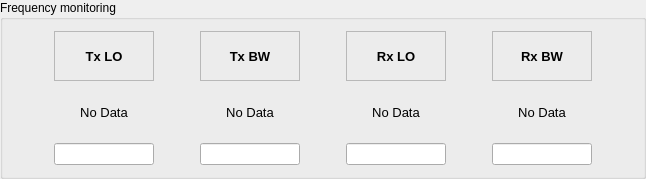
              <widget class="QGroupBox" name="groupBox_4">
               <property name="title">
                <string>Frequency monitoring</string>
               </property>
               <layout class="QGridLayout" name="gridLayout_21">
                <item row="0" column="0">
                 <layout class="QVBoxLayout" name="verticalLayout_5">
                  <item>
                   <layout class="QGridLayout" name="gridLayout_22">
                    <item row="0" column="0">
                     <widget class="QLabel" name="label_22">
                      <property name="minimumSize">
                       <size>
                        <width>100</width>
                        <height>50</height>
                       </size>
                      </property>
                      <property name="maximumSize">
                       <size>
                        <width>100</width>
                        <height>50</height>
                       </size>
                      </property>
                      <property name="font">
                       <font>
                        <family>MS Shell Dlg 2</family>
                        <pointsize>10</pointsize>
                        <weight>75</weight>
                        <bold>true</bold>
                       </font>
                      </property>
                      <property name="frameShape">
                       <enum>QFrame::StyledPanel</enum>
                      </property>
                      <property name="frameShadow">
                       <enum>QFrame::Sunken</enum>
                      </property>
                      <property name="text">
                       <string>Tx LO</string>
                      </property>
                      <property name="alignment">
                       <set>Qt::AlignCenter</set>
                      </property>
                     </widget>
                    </item>
                    <item row="0" column="1">
                     <widget class="QLabel" name="label_10">
                      <property name="minimumSize">
                       <size>
                        <width>100</width>
                        <height>50</height>
                       </size>
                      </property>
                      <property name="maximumSize">
                       <size>
                        <width>100</width>
                        <height>50</height>
                       </size>
                      </property>
                      <property name="font">
                       <font>
                        <family>MS Shell Dlg 2</family>
                        <pointsize>10</pointsize>
                        <weight>75</weight>
                        <bold>true</bold>
                       </font>
                      </property>
                      <property name="frameShape">
                       <enum>QFrame::StyledPanel</enum>
                      </property>
                      <property name="frameShadow">
                       <enum>QFrame::Sunken</enum>
                      </property>
                      <property name="text">
                       <string>Tx BW</string>
                      </property>
                      <property name="alignment">
                       <set>Qt::AlignCenter</set>
                      </property>
                     </widget>
                    </item>
                    <item row="0" column="3">
                     <widget class="QLabel" name="label_20">
                      <property name="minimumSize">
                       <size>
                        <width>100</width>
                        <height>50</height>
                       </size>
                      </property>
                      <property name="maximumSize">
                       <size>
                        <width>100</width>
                        <height>50</height>
                       </size>
                      </property>
                      <property name="font">
                       <font>
                        <family>MS Shell Dlg 2</family>
                        <pointsize>10</pointsize>
                        <weight>75</weight>
                        <bold>true</bold>
                       </font>
                      </property>
                      <property name="frameShape">
                       <enum>QFrame::StyledPanel</enum>
                      </property>
                      <property name="frameShadow">
                       <enum>QFrame::Sunken</enum>
                      </property>
                      <property name="text">
                       <string>Rx BW</string>
                      </property>
                      <property name="alignment">
                       <set>Qt::AlignCenter</set>
                      </property>
                     </widget>
                    </item>
                    <item row="0" column="2">
                     <widget class="QLabel" name="label_21">
                      <property name="minimumSize">
                       <size>
                        <width>100</width>
                        <height>50</height>
                       </size>
                      </property>
                      <property name="maximumSize">
                       <size>
                        <width>100</width>
                        <height>50</height>
                       </size>
                      </property>
                      <property name="font">
                       <font>
                        <family>MS Shell Dlg 2</family>
                        <pointsize>10</pointsize>
                        <weight>75</weight>
                        <bold>true</bold>
                       </font>
                      </property>
                      <property name="frameShape">
                       <enum>QFrame::StyledPanel</enum>
                      </property>
                      <property name="frameShadow">
                       <enum>QFrame::Sunken</enum>
                      </property>
                      <property name="text">
                       <string>Rx LO</string>
                      </property>
                      <property name="alignment">
                       <set>Qt::AlignCenter</set>
                      </property>
                     </widget>
                    </item>
                   </layout>
                  </item>
                  <item>
                   <layout class="QHBoxLayout" name="horizontalLayout_10">
                    <item>
                     <widget class="QLabel" name="TxLO_output">
                      <property name="minimumSize">
                       <size>
                        <width>100</width>
                        <height>50</height>
                       </size>
                      </property>
                      <property name="maximumSize">
                       <size>
                        <width>100</width>
                        <height>50</height>
                       </size>
                      </property>
                      <property name="font">
                       <font>
                        <pointsize>10</pointsize>
                       </font>
                      </property>
                      <property name="text">
                       <string>No Data</string>
                      </property>
                      <property name="alignment">
                       <set>Qt::AlignCenter</set>
                      </property>
                     </widget>
                    </item>
                    <item>
                     <widget class="QLabel" name="TxBW_output">
                      <property name="minimumSize">
                       <size>
                        <width>100</width>
                        <height>50</height>
                       </size>
                      </property>
                      <property name="maximumSize">
                       <size>
                        <width>100</width>
                        <height>50</height>
                       </size>
                      </property>
                      <property name="font">
                       <font>
                        <pointsize>10</pointsize>
                       </font>
                      </property>
                      <property name="text">
                       <string>No Data</string>
                      </property>
                      <property name="alignment">
                       <set>Qt::AlignCenter</set>
                      </property>
                     </widget>
                    </item>
                    <item>
                     <widget class="QLabel" name="RxLO_output">
                      <property name="minimumSize">
                       <size>
                        <width>100</width>
                        <height>50</height>
                       </size>
                      </property>
                      <property name="maximumSize">
                       <size>
                        <width>100</width>
                        <height>50</height>
                       </size>
                      </property>
                      <property name="font">
                       <font>
                        <pointsize>10</pointsize>
                       </font>
                      </property>
                      <property name="text">
                       <string>No Data</string>
                      </property>
                      <property name="alignment">
                       <set>Qt::AlignCenter</set>
                      </property>
                     </widget>
                    </item>
                    <item>
                     <widget class="QLabel" name="RxBW_output">
                      <property name="minimumSize">
                       <size>
                        <width>100</width>
                        <height>50</height>
                       </size>
                      </property>
                      <property name="maximumSize">
                       <size>
                        <width>100</width>
                        <height>50</height>
                       </size>
                      </property>
                      <property name="font">
                       <font>
                        <pointsize>10</pointsize>
                       </font>
                      </property>
                      <property name="text">
                       <string>No Data</string>
                      </property>
                      <property name="alignment">
                       <set>Qt::AlignCenter</set>
                      </property>
                     </widget>
                    </item>
                   </layout>
                  </item>
                 </layout>
                </item>
                <item row="1" column="0">
                 <layout class="QHBoxLayout" name="horizontalLayout_12">
                  <item>
                   <spacer name="horizontalSpacer_21">
                    <property name="orientation">
                     <enum>Qt::Horizontal</enum>
                    </property>
                    <property name="sizeHint" stdset="0">
                     <size>
                      <width>40</width>
                      <height>20</height>
                     </size>
                    </property>
                   </spacer>
                  </item>
                  <item>
                   <widget class="QLineEdit" name="TxLO_input">
                    <property name="minimumSize">
                     <size>
                      <width>0</width>
                      <height>0</height>
                     </size>
                    </property>
                    <property name="maximumSize">
                     <size>
                      <width>100</width>
                      <height>16777215</height>
                     </size>
                    </property>
                   </widget>
                  </item>
                  <item>
                   <spacer name="horizontalSpacer_18">
                    <property name="orientation">
                     <enum>Qt::Horizontal</enum>
                    </property>
                    <property name="sizeHint" stdset="0">
                     <size>
                      <width>40</width>
                      <height>20</height>
                     </size>
                    </property>
                   </spacer>
                  </item>
                  <item>
                   <widget class="QLineEdit" name="TxBW_input">
                    <property name="minimumSize">
                     <size>
                      <width>0</width>
                      <height>0</height>
                     </size>
                    </property>
                    <property name="maximumSize">
                     <size>
                      <width>100</width>
                      <height>16777215</height>
                     </size>
                    </property>
                   </widget>
                  </item>
                  <item>
                   <spacer name="horizontalSpacer_19">
                    <property name="orientation">
                     <enum>Qt::Horizontal</enum>
                    </property>
                    <property name="sizeHint" stdset="0">
                     <size>
                      <width>40</width>
                      <height>20</height>
                     </size>
                    </property>
                   </spacer>
                  </item>
                  <item>
                   <widget class="QLineEdit" name="RxLO_input">
                    <property name="minimumSize">
                     <size>
                      <width>0</width>
                      <height>0</height>
                     </size>
                    </property>
                    <property name="maximumSize">
                     <size>
                      <width>100</width>
                      <height>16777215</height>
                     </size>
                    </property>
                   </widget>
                  </item>
                  <item>
                   <spacer name="horizontalSpacer_20">
                    <property name="orientation">
                     <enum>Qt::Horizontal</enum>
                    </property>
                    <property name="sizeHint" stdset="0">
                     <size>
                      <width>40</width>
                      <height>20</height>
                     </size>
                    </property>
                   </spacer>
                  </item>
                  <item>
                   <widget class="QLineEdit" name="RxBW_input">
                    <property name="minimumSize">
                     <size>
                      <width>0</width>
                      <height>0</height>
                     </size>
                    </property>
                    <property name="maximumSize">
                     <size>
                      <width>100</width>
                      <height>16777215</height>
                     </size>
                    </property>
                   </widget>
                  </item>
                  <item>
                   <spacer name="horizontalSpacer_22">
                    <property name="orientation">
                     <enum>Qt::Horizontal</enum>
                    </property>
                    <property name="sizeHint" stdset="0">
                     <size>
                      <width>40</width>
                      <height>20</height>
                     </size>
                    </property>
                   </spacer>
                  </item>
                 </layout>
                </item>
                <item row="2" column="0">
                 <layout class="QHBoxLayout" name="horizontalLayout_13"/>
                </item>
               </layout>
              </widget>
